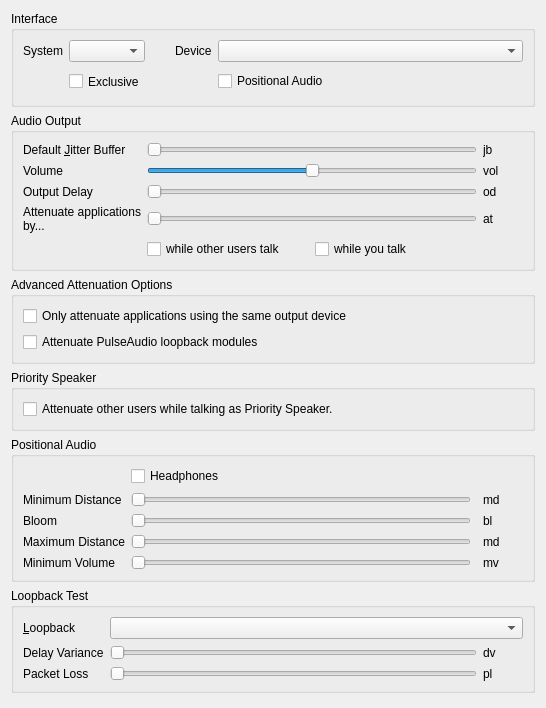
<?xml version="1.0" encoding="UTF-8"?>
<ui version="4.0">
 <class>AudioOutput</class>
 <widget class="QWidget" name="AudioOutput">
  <property name="geometry">
   <rect>
    <x>0</x>
    <y>0</y>
    <width>546</width>
    <height>708</height>
   </rect>
  </property>
  <property name="windowTitle">
   <string>Form</string>
  </property>
  <property name="styleSheet">
   <string notr="true">font: 57 11pt &quot;Terminus (TTF)&quot;;</string>
  </property>
  <layout class="QVBoxLayout" name="verticalLayout">
   <item>
    <widget class="QGroupBox" name="qgbInterfaces">
     <property name="title">
      <string>Interface</string>
     </property>
     <layout class="QGridLayout" name="gridLayout_3">
      <item row="0" column="0">
       <widget class="QLabel" name="qliSystem">
        <property name="text">
         <string>System</string>
        </property>
        <property name="buddy">
         <cstring>qcbSystem</cstring>
        </property>
       </widget>
      </item>
      <item row="0" column="1">
       <widget class="MUComboBox" name="qcbSystem">
        <property name="sizePolicy">
         <sizepolicy hsizetype="MinimumExpanding" vsizetype="Fixed">
          <horstretch>0</horstretch>
          <verstretch>0</verstretch>
         </sizepolicy>
        </property>
        <property name="toolTip">
         <string>Output method for audio</string>
        </property>
        <property name="whatsThis">
         <string>&lt;b&gt;This is the output method to use for audio.&lt;/b&gt;&lt;br /&gt;Most likely you want to use DirectSound.</string>
        </property>
       </widget>
      </item>
      <item row="0" column="2">
       <spacer>
        <property name="orientation">
         <enum>Qt::Horizontal</enum>
        </property>
        <property name="sizeType">
         <enum>QSizePolicy::Maximum</enum>
        </property>
        <property name="sizeHint" stdset="0">
         <size>
          <width>24</width>
          <height>16</height>
         </size>
        </property>
       </spacer>
      </item>
      <item row="0" column="3">
       <widget class="QLabel" name="qliDevice">
        <property name="text">
         <string>Device</string>
        </property>
        <property name="buddy">
         <cstring>qcbDevice</cstring>
        </property>
       </widget>
      </item>
      <item row="0" column="4">
       <widget class="MUComboBox" name="qcbDevice">
        <property name="sizePolicy">
         <sizepolicy hsizetype="MinimumExpanding" vsizetype="Fixed">
          <horstretch>1</horstretch>
          <verstretch>0</verstretch>
         </sizepolicy>
        </property>
        <property name="toolTip">
         <string>Output device for audio</string>
        </property>
        <property name="whatsThis">
         <string>&lt;b&gt;This is the output device to use for audio.&lt;/b&gt;</string>
        </property>
        <property name="sizeAdjustPolicy">
         <enum>QComboBox::AdjustToContents</enum>
        </property>
        <property name="minimumContentsLength">
         <number>16</number>
        </property>
       </widget>
      </item>
      <item row="1" column="1">
       <widget class="QCheckBox" name="qcbExclusive">
        <property name="enabled">
         <bool>true</bool>
        </property>
        <property name="minimumSize">
         <size>
          <width>0</width>
          <height>27</height>
         </size>
        </property>
        <property name="toolTip">
         <string>Exclusive mode, not recommended.</string>
        </property>
        <property name="whatsThis">
         <string>&lt;b&gt;This opens the device in exclusive mode.&lt;/b&gt;&lt;br /&gt;No other application will be able to use the device.</string>
        </property>
        <property name="text">
         <string>Exclusive</string>
        </property>
       </widget>
      </item>
      <item row="1" column="4">
       <widget class="QCheckBox" name="qcbPositional">
        <property name="text">
         <string>Positional Audio</string>
        </property>
       </widget>
      </item>
     </layout>
    </widget>
   </item>
   <item>
    <widget class="QGroupBox" name="qgbOutput">
     <property name="title">
      <string>Audio Output</string>
     </property>
     <layout class="QGridLayout" name="gridLayout">
      <item row="0" column="0">
       <widget class="QLabel" name="qliJitter">
        <property name="text">
         <string>Default &amp;Jitter Buffer</string>
        </property>
        <property name="buddy">
         <cstring>qsJitter</cstring>
        </property>
       </widget>
      </item>
      <item row="0" column="1">
       <widget class="QSlider" name="qsJitter">
        <property name="toolTip">
         <string>Safety margin for jitter buffer</string>
        </property>
        <property name="whatsThis">
         <string>&lt;b&gt;This sets the minimum safety margin for the jitter buffer.&lt;/b&gt;&lt;br /&gt;All incoming audio is buffered, and the jitter buffer continually tries to push the buffer to the minimum sustainable by your network, so latency can be as low as possible. This sets the minimum buffer size to use. If the start of sentences you hear is very jittery, increase this value.</string>
        </property>
        <property name="minimum">
         <number>1</number>
        </property>
        <property name="maximum">
         <number>5</number>
        </property>
        <property name="pageStep">
         <number>2</number>
        </property>
        <property name="orientation">
         <enum>Qt::Horizontal</enum>
        </property>
       </widget>
      </item>
      <item row="0" column="2">
       <widget class="QLabel" name="qlJitter">
        <property name="minimumSize">
         <size>
          <width>40</width>
          <height>0</height>
         </size>
        </property>
        <property name="text">
         <string notr="true">jb</string>
        </property>
       </widget>
      </item>
      <item row="1" column="1">
       <widget class="QSlider" name="qsVolume">
        <property name="toolTip">
         <string>Volume of incoming speech</string>
        </property>
        <property name="whatsThis">
         <string>&lt;b&gt;This adjusts the volume of incoming speech.&lt;/b&gt;&lt;br /&gt;Note that if you increase this beyond 100%, audio will be distorted.</string>
        </property>
        <property name="minimum">
         <number>0</number>
        </property>
        <property name="maximum">
         <number>200</number>
        </property>
        <property name="value">
         <number>100</number>
        </property>
        <property name="orientation">
         <enum>Qt::Horizontal</enum>
        </property>
       </widget>
      </item>
      <item row="1" column="0">
       <widget class="QLabel" name="qliVolume">
        <property name="text">
         <string>Volume</string>
        </property>
        <property name="buddy">
         <cstring>qsVolume</cstring>
        </property>
       </widget>
      </item>
      <item row="1" column="2">
       <widget class="QLabel" name="qlVolume">
        <property name="text">
         <string notr="true">vol</string>
        </property>
       </widget>
      </item>
      <item row="2" column="0">
       <widget class="QLabel" name="qliDelay">
        <property name="text">
         <string>Output Delay</string>
        </property>
        <property name="buddy">
         <cstring>qsDelay</cstring>
        </property>
       </widget>
      </item>
      <item row="2" column="1">
       <widget class="QSlider" name="qsDelay">
        <property name="toolTip">
         <string>Amount of data to buffer</string>
        </property>
        <property name="whatsThis">
         <string>This sets the amount of data to pre-buffer in the output buffer. Experiment with different values and set it to the lowest which doesn't cause rapid jitter in the sound.</string>
        </property>
        <property name="minimum">
         <number>1</number>
        </property>
        <property name="maximum">
         <number>10</number>
        </property>
        <property name="pageStep">
         <number>3</number>
        </property>
        <property name="orientation">
         <enum>Qt::Horizontal</enum>
        </property>
       </widget>
      </item>
      <item row="3" column="1">
       <widget class="QSlider" name="qsOtherVolume">
        <property name="toolTip">
         <string>Attenuation of other applications during speech</string>
        </property>
        <property name="whatsThis">
         <string>&lt;b&gt;Attenuate volume of other applications during speech&lt;/b&gt;&lt;br /&gt;Mumble supports decreasing the volume of other applications during incoming and/or outgoing speech. This sets the attenuation of other applications if the feature is enabled.</string>
        </property>
        <property name="minimum">
         <number>0</number>
        </property>
        <property name="maximum">
         <number>100</number>
        </property>
        <property name="value">
         <number>0</number>
        </property>
        <property name="orientation">
         <enum>Qt::Horizontal</enum>
        </property>
       </widget>
      </item>
      <item row="2" column="2">
       <widget class="QLabel" name="qlDelay">
        <property name="text">
         <string notr="true">od</string>
        </property>
       </widget>
      </item>
      <item row="3" column="2">
       <widget class="QLabel" name="qlOtherVolume">
        <property name="text">
         <string notr="true">at</string>
        </property>
       </widget>
      </item>
      <item row="3" column="0">
       <widget class="QLabel" name="qliOtherVolume">
        <property name="text">
         <string>Attenuate applications by...</string>
        </property>
        <property name="alignment">
         <set>Qt::AlignLeading|Qt::AlignLeft|Qt::AlignTop</set>
        </property>
        <property name="wordWrap">
         <bool>true</bool>
        </property>
        <property name="buddy">
         <cstring>qsOtherVolume</cstring>
        </property>
       </widget>
      </item>
      <item row="5" column="1">
       <layout class="QHBoxLayout" name="horizontalLayout">
        <item>
         <widget class="QCheckBox" name="qcbAttenuateOthers">
          <property name="toolTip">
           <string>If checked Mumble lowers the volume of other applications while other users talk</string>
          </property>
          <property name="whatsThis">
           <string>&lt;b&gt;Attenuate applications while other users talk&lt;/b&gt;&lt;br /&gt;Mumble supports decreasing the volume of other applications during incoming and/or outgoing speech. This makes mumble activate the feature while other users talk to you.</string>
          </property>
          <property name="text">
           <string>while other users talk</string>
          </property>
         </widget>
        </item>
        <item>
         <widget class="QCheckBox" name="qcbAttenuateOthersOnTalk">
          <property name="toolTip">
           <string>If checked Mumble lowers the volume of other applications while you talk</string>
          </property>
          <property name="whatsThis">
           <string>&lt;b&gt;Attenuate applications while you talk&lt;/b&gt;&lt;br /&gt;Mumble supports decreasing the volume of other applications during incoming and/or outgoing speech. This makes mumble activate the feature while you talk.</string>
          </property>
          <property name="text">
           <string>while you talk</string>
          </property>
         </widget>
        </item>
       </layout>
      </item>
     </layout>
    </widget>
   </item>
   <item>
    <widget class="QGroupBox" name="qgbAdvancedAttenuation">
     <property name="toolTip">
      <string/>
     </property>
     <property name="title">
      <string>Advanced Attenuation Options</string>
     </property>
     <layout class="QVBoxLayout" name="verticalLayout_3">
      <item>
       <widget class="QCheckBox" name="qcbOnlyAttenuateSameOutput">
        <property name="toolTip">
         <string>If checked, Mumble will only attenuate applications that are using the same output source as Mumble</string>
        </property>
        <property name="whatsThis">
         <string>&lt;b&gt;Attenuate only applications using the same output as Mumble&lt;/b&gt;&lt;br /&gt;If checked, applications that use a different output than Mumble will not be attenuated.</string>
        </property>
        <property name="text">
         <string>Only attenuate applications using the same output device</string>
        </property>
       </widget>
      </item>
      <item>
       <widget class="QCheckBox" name="qcbAttenuateLoopbacks">
        <property name="toolTip">
         <string>If checked, PulseAudio loopback modules will be attenuated</string>
        </property>
        <property name="whatsThis">
         <string>&lt;b&gt;Attenuate PulseAudio loopback modules&lt;/b&gt;&lt;br /&gt;If loopback modules are linked to Mumble's output device/sink, they will also be attenuated.</string>
        </property>
        <property name="text">
         <string>Attenuate PulseAudio loopback modules</string>
        </property>
       </widget>
      </item>
     </layout>
    </widget>
   </item>
   <item>
    <widget class="QGroupBox" name="qgbPrioritySpeaker">
     <property name="title">
      <string>Priority Speaker</string>
     </property>
     <layout class="QVBoxLayout" name="verticalLayout_2">
      <item>
       <widget class="QCheckBox" name="qcbAttenuateUsersOnPrioritySpeak">
        <property name="toolTip">
         <string>If checked Mumble lowers the volume of other users while you talk if you have the &quot;Priority Speaker&quot; status.</string>
        </property>
        <property name="whatsThis">
         <string>&lt;b&gt;Attenuate other users while talking as Priority Speaker.&lt;/b&gt;&lt;br /&gt;Mumble supports decreasing the volume of other users while you talk as the &lt;i&gt;Priority Speaker&lt;/i&gt; to avoid getting disturbed. Checking this checkbox will enable this feature.</string>
        </property>
        <property name="text">
         <string>Attenuate other users while talking as Priority Speaker.</string>
        </property>
       </widget>
      </item>
     </layout>
    </widget>
   </item>
   <item>
    <widget class="QGroupBox" name="qgbVolume">
     <property name="enabled">
      <bool>true</bool>
     </property>
     <property name="title">
      <string>Positional Audio</string>
     </property>
     <layout class="QGridLayout" name="gridLayout_2">
      <item row="0" column="3" colspan="3">
       <widget class="QCheckBox" name="qcbHeadphones">
        <property name="toolTip">
         <string>The connected &quot;speakers&quot; are actually headphones</string>
        </property>
        <property name="whatsThis">
         <string>Checking this indicates that you don't have speakers connected, just headphones. This is important, as speakers are usually in front of you, while headphones are directly to your left/right.</string>
        </property>
        <property name="text">
         <string>Headphones</string>
        </property>
       </widget>
      </item>
      <item row="1" column="1">
       <widget class="QLabel" name="qliMinDistancce">
        <property name="text">
         <string>Minimum Distance</string>
        </property>
        <property name="buddy">
         <cstring>qsMinDistance</cstring>
        </property>
       </widget>
      </item>
      <item row="1" column="3">
       <widget class="QSlider" name="qsMinDistance">
        <property name="toolTip">
         <string>Minimum distance to user before sound volume decreases</string>
        </property>
        <property name="statusTip">
         <string/>
        </property>
        <property name="whatsThis">
         <string>This sets the minimum distance for sound calculations. The volume of other users' speech will not decrease until they are at least this far away from you.</string>
        </property>
        <property name="minimum">
         <number>10</number>
        </property>
        <property name="maximum">
         <number>200</number>
        </property>
        <property name="orientation">
         <enum>Qt::Horizontal</enum>
        </property>
       </widget>
      </item>
      <item row="1" column="5">
       <widget class="QLabel" name="qlMinDistance">
        <property name="minimumSize">
         <size>
          <width>40</width>
          <height>0</height>
         </size>
        </property>
        <property name="text">
         <string notr="true">md</string>
        </property>
       </widget>
      </item>
      <item row="3" column="1">
       <widget class="QLabel" name="qliMaxDistancce">
        <property name="text">
         <string>Maximum Distance</string>
        </property>
        <property name="buddy">
         <cstring>qsMaxDistance</cstring>
        </property>
       </widget>
      </item>
      <item row="3" column="3">
       <widget class="QSlider" name="qsMaxDistance">
        <property name="toolTip">
         <string>Maximum distance, beyond which speech volume won't decrease</string>
        </property>
        <property name="whatsThis">
         <string>This sets the maximum distance for sound calculations. When farther away than this, other users' speech volume will not decrease any further.</string>
        </property>
        <property name="minimum">
         <number>10</number>
        </property>
        <property name="maximum">
         <number>1000</number>
        </property>
        <property name="orientation">
         <enum>Qt::Horizontal</enum>
        </property>
       </widget>
      </item>
      <item row="3" column="5">
       <widget class="QLabel" name="qlMaxDistance">
        <property name="minimumSize">
         <size>
          <width>40</width>
          <height>0</height>
         </size>
        </property>
        <property name="text">
         <string notr="true">md</string>
        </property>
       </widget>
      </item>
      <item row="4" column="1">
       <widget class="QLabel" name="qliMaxDistVolume">
        <property name="text">
         <string>Minimum Volume</string>
        </property>
        <property name="buddy">
         <cstring>qsMaxDistVolume</cstring>
        </property>
       </widget>
      </item>
      <item row="4" column="3">
       <widget class="QSlider" name="qsMaxDistVolume">
        <property name="toolTip">
         <string>Factor for sound volume decrease</string>
        </property>
        <property name="whatsThis">
         <string>What should the volume be at the maximum distance?</string>
        </property>
        <property name="maximum">
         <number>100</number>
        </property>
        <property name="orientation">
         <enum>Qt::Horizontal</enum>
        </property>
       </widget>
      </item>
      <item row="4" column="5">
       <widget class="QLabel" name="qlMaxDistVolume">
        <property name="minimumSize">
         <size>
          <width>40</width>
          <height>0</height>
         </size>
        </property>
        <property name="text">
         <string notr="true">mv</string>
        </property>
       </widget>
      </item>
      <item row="2" column="1">
       <widget class="QLabel" name="qliBloom">
        <property name="text">
         <string>Bloom</string>
        </property>
        <property name="buddy">
         <cstring>qsMaxDistVolume</cstring>
        </property>
       </widget>
      </item>
      <item row="2" column="5">
       <widget class="QLabel" name="qlBloom">
        <property name="minimumSize">
         <size>
          <width>40</width>
          <height>0</height>
         </size>
        </property>
        <property name="text">
         <string notr="true">bl</string>
        </property>
       </widget>
      </item>
      <item row="2" column="3">
       <widget class="QSlider" name="qsBloom">
        <property name="toolTip">
         <string>Factor for sound volume increase</string>
        </property>
        <property name="whatsThis">
         <string>How much should sound volume increase for sources that are really close?</string>
        </property>
        <property name="minimum">
         <number>0</number>
        </property>
        <property name="maximum">
         <number>75</number>
        </property>
        <property name="orientation">
         <enum>Qt::Horizontal</enum>
        </property>
       </widget>
      </item>
     </layout>
    </widget>
   </item>
   <item>
    <widget class="QGroupBox" name="qgbLoopback">
     <property name="title">
      <string>Loopback Test</string>
     </property>
     <layout class="QGridLayout">
      <item row="1" column="0">
       <widget class="QLabel" name="qliPacketDelay">
        <property name="text">
         <string>Delay Variance</string>
        </property>
        <property name="buddy">
         <cstring>qsPacketDelay</cstring>
        </property>
       </widget>
      </item>
      <item row="1" column="1">
       <widget class="QSlider" name="qsPacketDelay">
        <property name="toolTip">
         <string>Variance in packet latency</string>
        </property>
        <property name="whatsThis">
         <string>&lt;b&gt;This sets the packet latency variance for loopback testing.&lt;/b&gt;&lt;br /&gt;Most audio paths contain some variable latency. This allows you to set that variance for loopback mode testing. For example, if you set this to 15ms, this will emulate a network with 20-35ms ping latency or one with 80-95ms latency. Most domestic net connections have a variance of about 5ms.</string>
        </property>
        <property name="maximum">
         <number>100</number>
        </property>
        <property name="orientation">
         <enum>Qt::Horizontal</enum>
        </property>
       </widget>
      </item>
      <item row="1" column="2">
       <widget class="QLabel" name="qlPacketDelay">
        <property name="minimumSize">
         <size>
          <width>40</width>
          <height>0</height>
         </size>
        </property>
        <property name="text">
         <string notr="true">dv</string>
        </property>
       </widget>
      </item>
      <item row="2" column="0">
       <widget class="QLabel" name="qliPacketLoss">
        <property name="text">
         <string>Packet Loss</string>
        </property>
        <property name="buddy">
         <cstring>qsPacketLoss</cstring>
        </property>
       </widget>
      </item>
      <item row="2" column="1">
       <widget class="QSlider" name="qsPacketLoss">
        <property name="toolTip">
         <string>Packet loss for loopback mode</string>
        </property>
        <property name="whatsThis">
         <string>&lt;b&gt;This sets the packet loss for loopback mode.&lt;/b&gt;&lt;br /&gt;This will be the ratio of packets lost. Unless your outgoing bandwidth is peaked or there's something wrong with your network connection, this will be 0%</string>
        </property>
        <property name="maximum">
         <number>50</number>
        </property>
        <property name="singleStep">
         <number>5</number>
        </property>
        <property name="pageStep">
         <number>20</number>
        </property>
        <property name="orientation">
         <enum>Qt::Horizontal</enum>
        </property>
       </widget>
      </item>
      <item row="2" column="2">
       <widget class="QLabel" name="qlPacketLoss">
        <property name="minimumSize">
         <size>
          <width>40</width>
          <height>0</height>
         </size>
        </property>
        <property name="text">
         <string notr="true">pl</string>
        </property>
       </widget>
      </item>
      <item row="0" column="0">
       <widget class="QLabel" name="qliLoopback">
        <property name="text">
         <string>&amp;Loopback</string>
        </property>
        <property name="buddy">
         <cstring>qcbLoopback</cstring>
        </property>
       </widget>
      </item>
      <item row="0" column="1" colspan="2">
       <widget class="MUComboBox" name="qcbLoopback">
        <property name="toolTip">
         <string>Desired loopback mode</string>
        </property>
        <property name="whatsThis">
         <string>&lt;b&gt;This enables one of the loopback test modes.&lt;/b&gt;&lt;br /&gt;&lt;i&gt;None&lt;/i&gt; - Loopback disabled&lt;br /&gt;&lt;i&gt;Local&lt;/i&gt; - Emulate a local server.&lt;br /&gt;&lt;i&gt;Server&lt;/i&gt; - Request loopback from server.&lt;br /&gt;Please note than when loopback is enabled, no other users will hear your voice. This setting is not saved on application exit.</string>
        </property>
       </widget>
      </item>
     </layout>
    </widget>
   </item>
   <item>
    <spacer>
     <property name="orientation">
      <enum>Qt::Vertical</enum>
     </property>
     <property name="sizeHint" stdset="0">
      <size>
       <width>20</width>
       <height>40</height>
      </size>
     </property>
    </spacer>
   </item>
  </layout>
 </widget>
 <customwidgets>
  <customwidget>
   <class>MUComboBox</class>
   <extends>QComboBox</extends>
   <header>widgets/MUComboBox.h</header>
  </customwidget>
 </customwidgets>
 <tabstops>
  <tabstop>qcbSystem</tabstop>
  <tabstop>qcbDevice</tabstop>
  <tabstop>qcbPositional</tabstop>
  <tabstop>qsJitter</tabstop>
  <tabstop>qsVolume</tabstop>
  <tabstop>qsDelay</tabstop>
  <tabstop>qcbHeadphones</tabstop>
  <tabstop>qsMinDistance</tabstop>
  <tabstop>qsBloom</tabstop>
  <tabstop>qsMaxDistance</tabstop>
  <tabstop>qsMaxDistVolume</tabstop>
  <tabstop>qcbLoopback</tabstop>
  <tabstop>qsPacketDelay</tabstop>
  <tabstop>qsPacketLoss</tabstop>
 </tabstops>
 <resources/>
 <connections/>
</ui>
